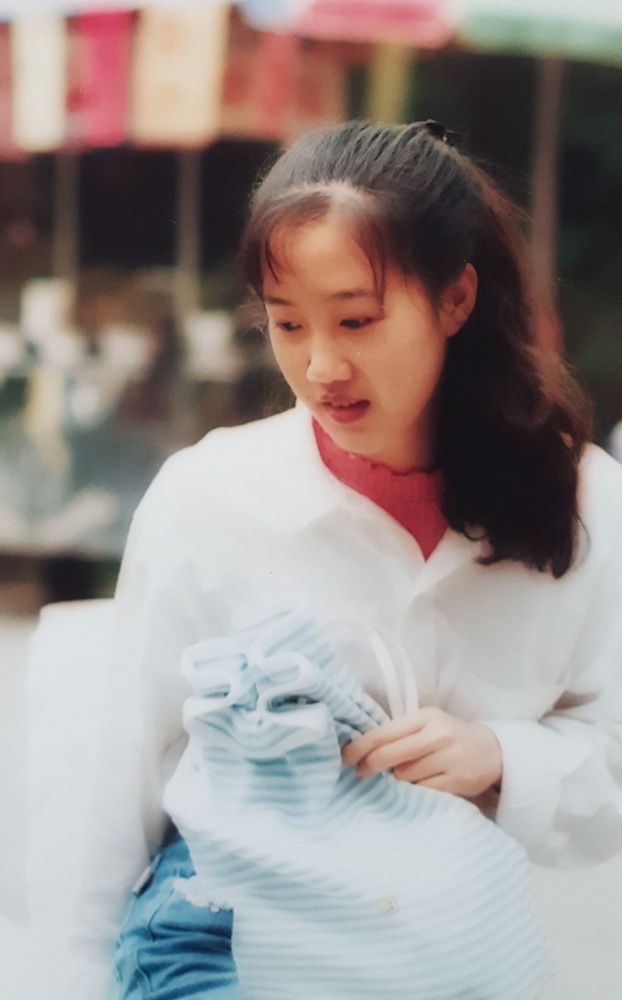
#> input picture Part01/GF_4.jpg, 622 x 1000 px, shrunk from 2000 x 3216 before the run
$ jupyter execute Day003_color_spave_op_HW.ipynb   (shell and % lines are left out)
#> lines starting #> are read from the running program, lines starting #| are printed output that depends on the picture
# 作業

實作各種不一樣的方式來調整飽和 / 對比 / 明亮

1. 改變 color space 來調整飽和度
2. 實作直方圖均衡
3. alpha/ beta 調整對比 / 明亮

[cell 1]
from google.colab import drive
drive.mount('/content/gdrive')  # change working path of google colab

[cell 2]
path = "/content/gdrive/My Drive/Colab Notebooks/20191119_D001Q1"
import os
os.chdir(path)

[cell 3]
import cv2
import numpy as np
from matplotlib import pyplot as plt

[cell 4]
img_path = 'Part01/GF_4.jpg'

# 以彩色圖片的方式載入
img = cv2.imread(img_path, cv2.IMREAD_COLOR)
#> img is the input picture: shape (1000, 622, 3); mean B, G, R 140.1, 142.6, 151.9
img.shape
#> Out = (1000, 622, 3)

## 改變飽和度

- 轉換成 HSV color space, 改變 s channel 的值

[cell 5]
# 為了要改變飽和度，我們先把 color space 轉成 HSV 格式
img_hsv = cv2.cvtColor(img, cv2.COLOR_BGR2HSV)
#> img_hsv: shape (1000, 622, 3); mean H, S, V 72.3, 46.3, 158.4
change_percentage = 0.2

# 針對飽和度的值做改變，超過界線 0~1 的都會 bound
# 在 HSV color space 減少飽和度
img_hsv_down = img_hsv.astype('float32')
#> img_hsv_down: shape (1000, 622, 3) float32; mean H, S, V 72.3, 46.4, 158.4
img_hsv_down[..., 1] = img_hsv_down[..., 1]/255 - change_percentage
#> img_hsv_down: shape (1000, 622, 3) float32; mean H, S, V 72.3, 0, 158.4
img_hsv_down[img_hsv_down[...,1] < 0] = 0
#> img_hsv_down: shape (1000, 622, 3) float32; mean H, S, V 19.1, 0.1, 43.4
img_hsv_down[..., 1] = img_hsv_down[..., 1]*255
#> img_hsv_down: shape (1000, 622, 3) float32; mean H, S, V 19.1, 16.5, 43.4
img_hsv_down = img_hsv_down.astype('uint8')
#> img_hsv_down: shape (1000, 622, 3); mean H, S, V 19.1, 16.4, 43.4

img_rgb_down = cv2.cvtColor(img_hsv_down, cv2.COLOR_HSV2RGB)
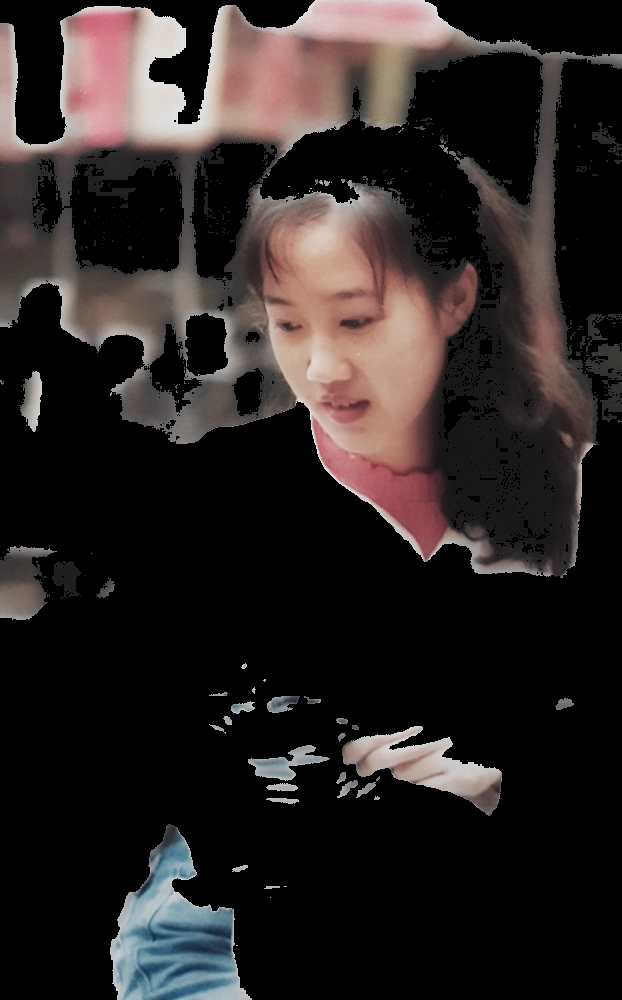
#> img_rgb_down: shape (1000, 622, 3); mean R, G, B 42.3, 36.3, 35.3
plt.imshow(img_rgb_down)

[cell 6]
# 在 HSV color space 增加飽和度
img_hsv_up = img_hsv.astype('float32')
img_hsv_up[..., 1] = img_hsv_up[..., 1]/255 + change_percentage
#> img_hsv_up: shape (1000, 622, 3) float32; mean H, S, V 72.3, 0.4, 158.4
img_hsv_up[img_hsv_up[...,1] > 1] = 1
#> img_hsv_up: shape (1000, 622, 3) float32; mean H, S, V 72.2, 0.4, 158.3
img_hsv_up[..., 1] = img_hsv_up[..., 1]*255
#> img_hsv_up: shape (1000, 622, 3) float32; mean H, S, V 72.2, 97.4, 158.3
img_hsv_up = img_hsv_down.astype('uint8')

img_rgb_up = cv2.cvtColor(img_hsv_up, cv2.COLOR_HSV2RGB)
plt.imshow(img_rgb_up)

[cell 7]
# 組合圖片 + 顯示圖片
img_rgb = cv2.cvtColor(img, cv2.COLOR_BGR2RGB)
img_hsv_change = np.hstack((img_rgb, img_rgb_down, img_rgb_up))
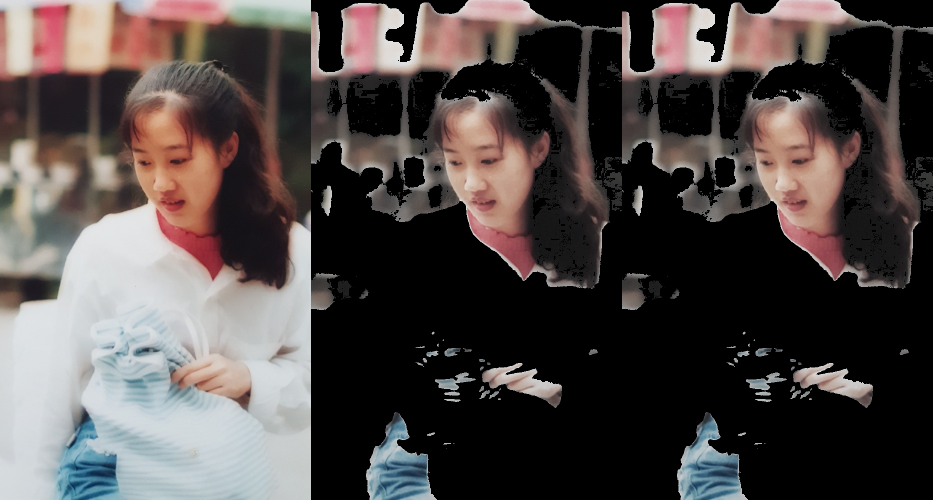
#> img_hsv_change: shape (1000, 1866, 3) (shown at 1/2 size); mean R, G, B 78.9, 71.7, 70.2
plt.imshow(img_hsv_change)

## 直方圖均衡

1. case 1: 把彩圖拆開對每個 channel 個別做直方圖均衡再組合起來
2. case 2: 轉換 color space 到 HSV 之後對其中一個 channel 做直方圖均衡

[cell 8]
# case 1
# 每個 channel 個別做直方圖均衡
b, g, r = cv2.split(img)
equalHist_b = cv2.equalizeHist(b)
equalHist_g = cv2.equalizeHist(g)
equalHist_r = cv2.equalizeHist(r)
equalHist_b.shape
#> Out = (1000, 622)

[cell 9]
equalHist_by_channel = np.zeros(img.shape[:3],dtype="uint8");
equalHist_by_channel=cv2.merge([equalHist_r,equalHist_g,equalHist_b])
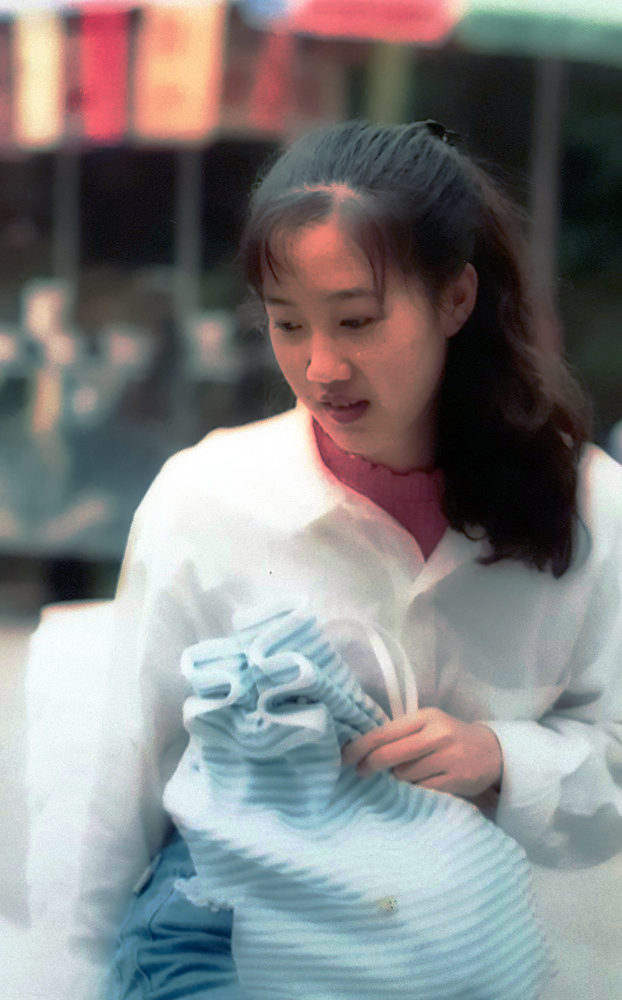
#> equalHist_by_channel: shape (1000, 622, 3); mean R, G, B 128.5, 128.4, 128.4
img_rgb_equal = equalHist_by_channel
plt.imshow(img_rgb_equal)

[cell 10]
# case 2 - 轉換 color space 後只對其中一個 channel 做直方圖均衡
img_hsv = cv2.cvtColor(img, cv2.COLOR_BGR2HSV)
#img_hsv_equal = [img_hsv[...,0:2], cv2.equalizeHist(img_hsv[...,-1])]
img_hsv_equal =cv2.merge([img_hsv[...,0:2], cv2.equalizeHist(img_hsv[...,-1])])
#> img_hsv_equal: shape (1000, 622, 3); mean H, S, V 72.3, 46.3, 128.6
img_hsv_equal.shape
#> Out = (1000, 622, 3)

[cell 11]
img_hsv_equal = cv2.cvtColor(img_hsv_equal, cv2.COLOR_HSV2RGB)
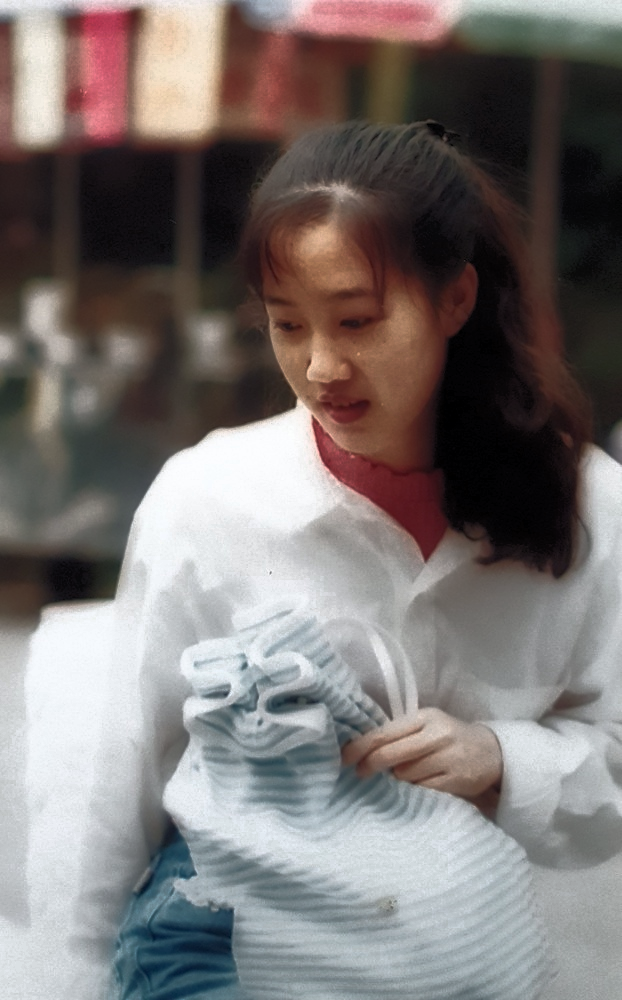
#> img_hsv_equal: shape (1000, 622, 3); mean R, G, B 123.4, 117.1, 115.6

[cell 12]
# 組合經過直方圖均衡的每個 channel
 # 組合圖片 + 顯示圖片
img_rgb = cv2.cvtColor(img, cv2.COLOR_BGR2RGB)
img_rgb_equalHist = np.hstack((img_rgb, img_rgb_equal, img_hsv_equal))
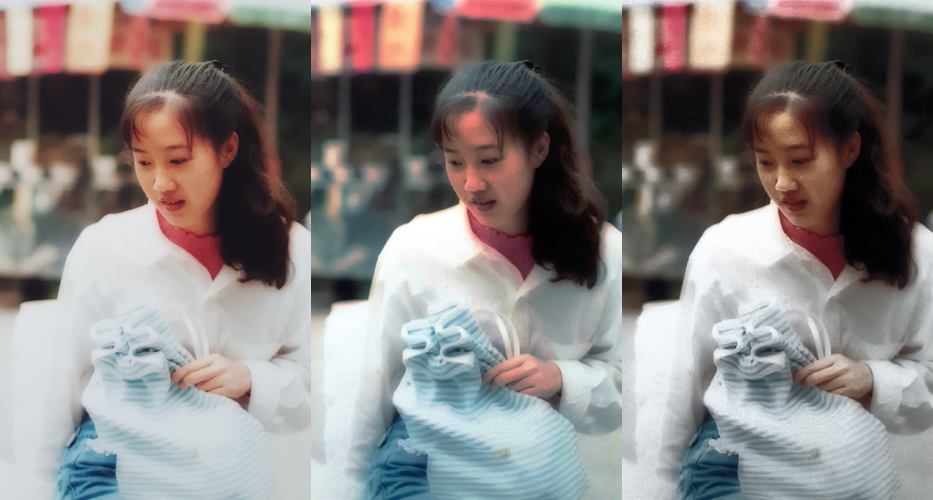
#> img_rgb_equalHist: shape (1000, 1866, 3) (shown at 1/2 size); mean R, G, B 134.6, 129.3, 128
plt.imshow(img_rgb_equalHist)

## 調整對比 / 明亮

[cell 13]
# alpha: 控制對比度 (1.0~3.0)
# beta: 控制明亮度 (0~255)
add_contrast = cv2.convertScaleAbs(img, alpha=1.5, beta=0)
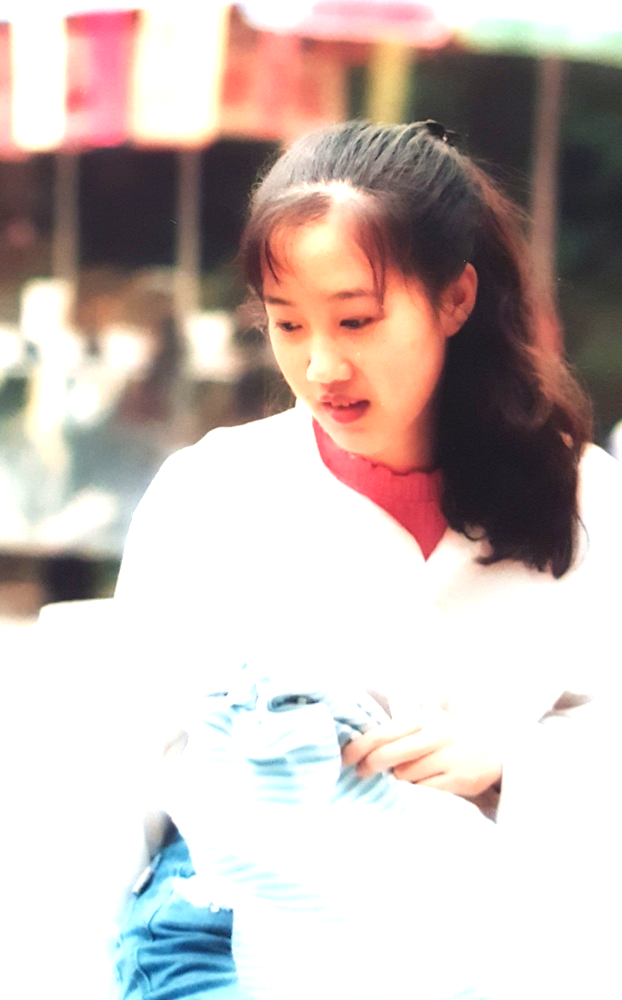
#> add_contrast: shape (1000, 622, 3); mean B, G, R 183.2, 187.6, 200.5
add_lighness = cv2.convertScaleAbs(img, alpha=1.0, beta=30)
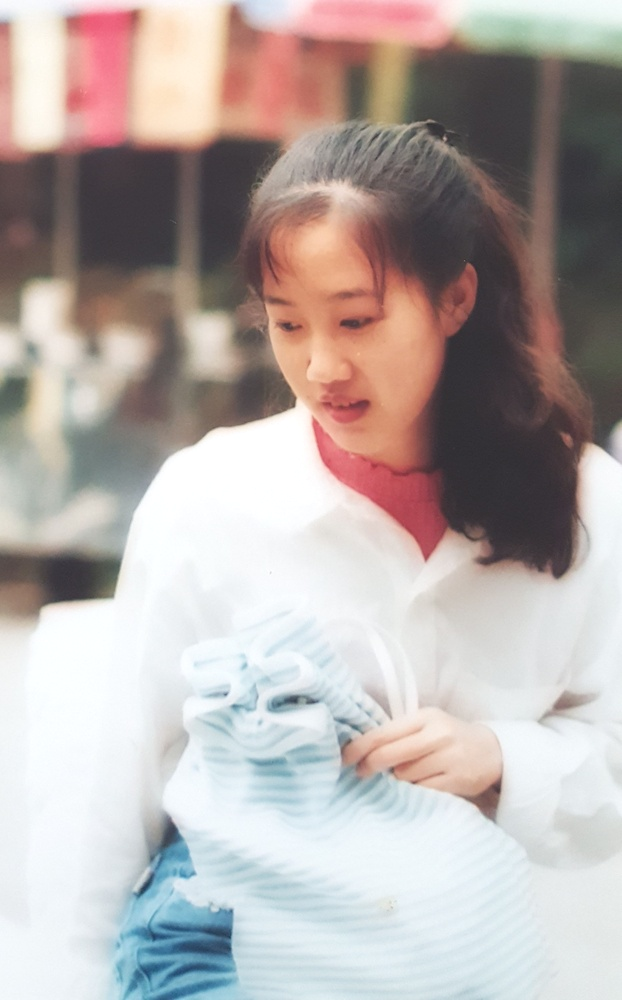
#> add_lighness: shape (1000, 622, 3); mean B, G, R 170, 172.5, 181.9

add_contrast_rgb = cv2.cvtColor(add_contrast, cv2.COLOR_BGR2RGB)
add_lighness_rgb = cv2.cvtColor(add_lighness, cv2.COLOR_BGR2RGB)
# 組合圖片 + 顯示圖片
img_contrast_light = np.hstack((img_rgb, add_contrast_rgb, add_lighness_rgb))
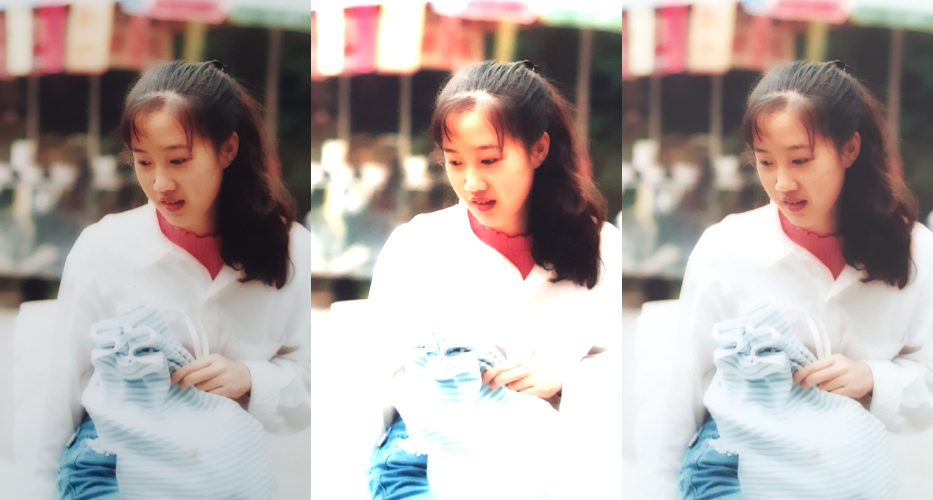
#> img_contrast_light: shape (1000, 1866, 3) (shown at 1/2 size); mean R, G, B 178.1, 167.5, 164.4
plt.imshow(img_rgb_equalHist)
